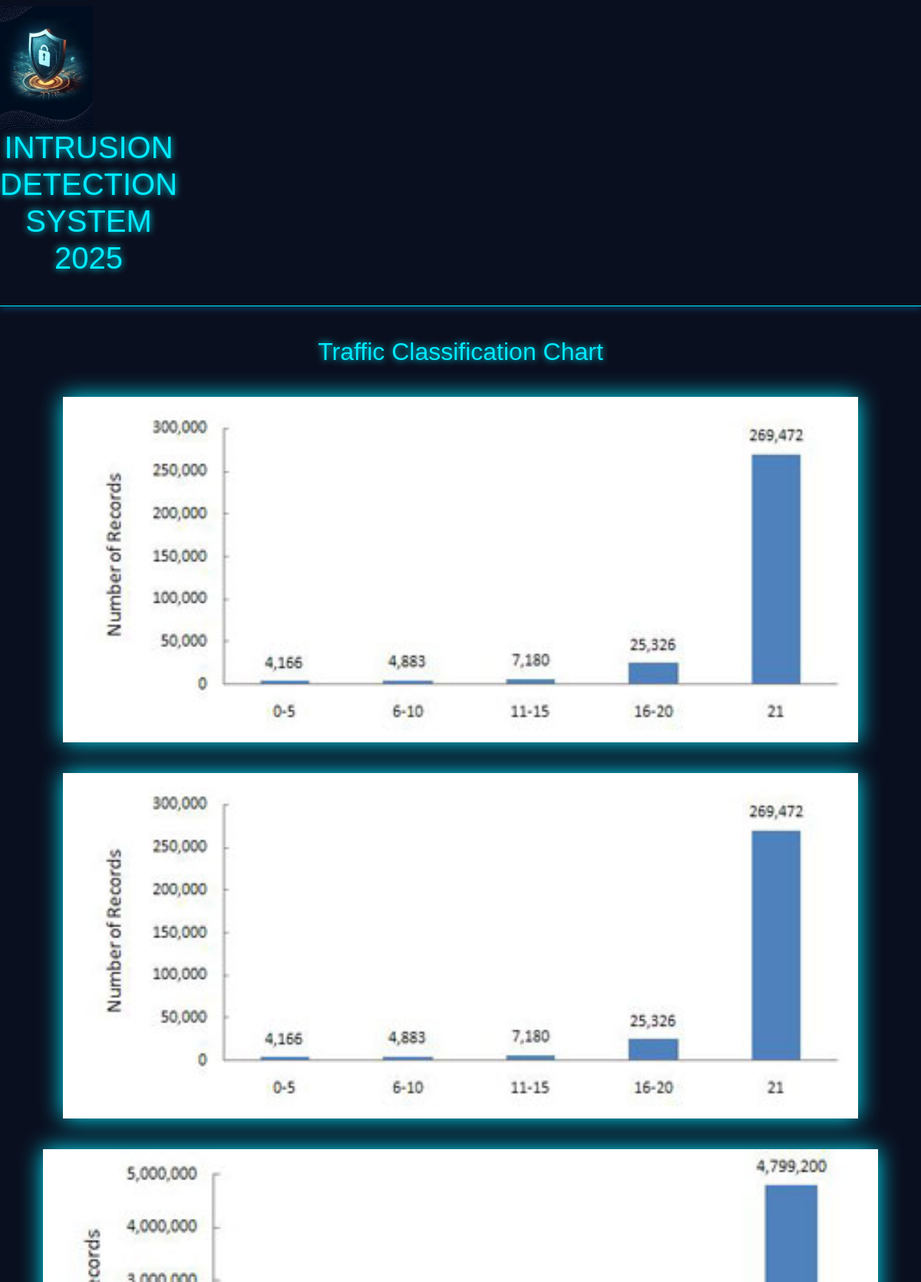
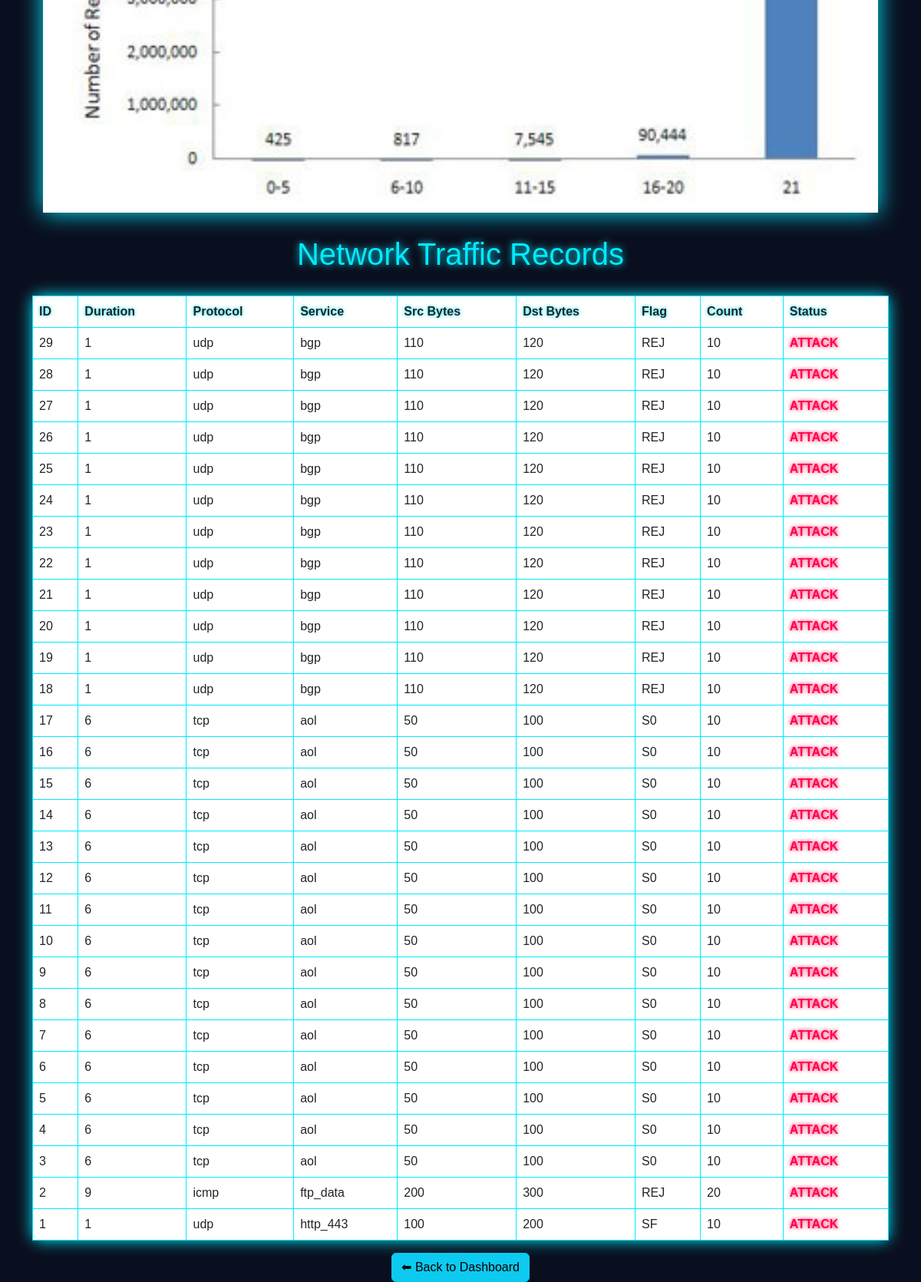
Screenshot of /connections/ with the database file from the repository (2 pictures, top to bottom).
### p_app/models.py (models this page shows, shortened)
class NetworkConnection(models.Model):
    duration = models.IntegerField()
    protocol_type = models.CharField(
        max_length=10,
        choices=[
            ('tcp', 'tcp'),
            ('udp', 'udp'),
            ('icmp', 'icmp'),
        ]
    )
    service = models.CharField(max_length=50)
    src_bytes = models.IntegerField()
    dst_bytes = models.IntegerField()
    flag = models.CharField(
        max_length=10,
        choices=[
            ('SF', 'SF'), ('S0', 'S0'), ('REJ', 'REJ'), ('RSTR', 'RSTR'),
            ('RSTO', 'RSTO'), ('SH', 'SH'), ('S1', 'S1'), ('S2', 'S2'),
            ('S3', 'S3'), ('OTH', 'OTH'), ('RSTOS0', 'RSTOS0'),
        ]
    )
    wrong_fragment = models.IntegerField()
    urgent = models.IntegerField()
    count = models.IntegerField()
    serror_rate = models.FloatField(null=True, blank=True)
    rerror_rate = models.FloatField(null=True, blank=True)
    same_srv_rate = models.FloatField(null=True, blank=True)
    diff_srv_rate = models.FloatField(null=True, blank=True)
    srv_count = models.IntegerField()
    srv_serror_rate = models.FloatField(null=True, blank=True)
    srv_rerror_rate = models.FloatField(null=True, blank=True)
    srv_diff_host_rate = models.FloatField(null=True, blank=True)
    dst_host_count = models.IntegerField()
    dst_host_srv_count = models.IntegerField()
    dst_host_same_srv_rate = models.FloatField(null=True, blank=True)
    dst_host_diff_srv_rate = models.FloatField(null=True, blank=True)
    dst_host_same_src_port_rate = models.FloatField(null=True, blank=True)
    dst_host_srv_diff_host_rate = models.FloatField(null=True, blank=True)
    dst_host_serror_rate = models.FloatField(null=True, blank=True)
    dst_host_srv_serror_rate = models.FloatField(null=True, blank=True)
    dst_host_rerror_rate = models.FloatField(null=True, blank=True)
    dst_host_srv_rerror_rate = models.FloatField(null=True, blank=True)

### p_app/views.py (the view)
# urls.py: path("connections/", views.connection_list, name="connection_list"),
def connection_list(request):
    connections = NetworkConnection.objects.all().order_by('-id')
    return render(request, "connection_list.html", {"connections": connections})

### p_app/templates/connection_list.html (shortened to what this page needs)
{% load sweetify %}
{% load static %}
<!DOCTYPE html>
<html lang="en">
<head>
    <link href="https://cdn.jsdelivr.net/npm/bootstrap@5.3.3/dist/css/bootstrap.min.css" rel="stylesheet">
    <link rel="stylesheet" href="   ">
    <link rel="stylesheet" href="https://cdn.jsdelivr.net/npm/bootstrap@5.3.0/dist/css/bootstrap.min.css">
</head>
<body>
    <nav class="navbar navbar-light bg-blue" style="border-bottom: 1px solid; box-shadow: 0px 4px 8px 0px rgba(12, 147, 226, 0.3); margin-bottom: 40px; height: 20%;">
    <img src="../static/new.jpg" class="d-inline-block align-top" alt="">
    <h1 class="m">INTRUSION DETECTION SYSTEM 2025</h1>
    </nav>
<h2 style="text-align:center; color:#00eaff; text-shadow:0 0 10px #00eaff;">
    Traffic Classification Chart
</h2>
<div style="
    display: flex;
    justify-content: center;
    align-items: center;
    gap: 40px;
    margin-top: 40px;
    flex-wrap: wrap;
">
    <img src="../static/KDDTest1.jpg"
         style="height: 450px; filter: drop-shadow(0 0 15px #00eaff);" />
    <img src="../static/KDDTest1.jpg"
         style="height: 450px; filter: drop-shadow(0 0 15px #00eaff);" />
    <img src="../static/KDDTrain1.jpg"
         style="height: 450px; filter: drop-shadow(0 0 15px #00eaff);" />
</div>
<h1 style="margin-top: 30px;">Network Traffic Records</h1>
<div class="container mt-4">
    <table class="table table-bordered table-hover cyber-table">
        <thead>
            <tr>
                <th>ID</th>
                <th>Duration</th>
                <th>Protocol</th>
                <th>Service</th>
                <th>Src Bytes</th>
                <th>Dst Bytes</th>
                <th>Flag</th>
                <th>Count</th>
                <th>Status</th>
            </tr>
        </thead>
        <tbody>
            {% for c in connections %}
            <tr>
                <td>{{ c.id }}</td>
                <td>{{ c.duration }}</td>
                <td>{{ c.protocol_type }}</td>
                <td>{{ c.service }}</td>
                <td>{{ c.src_bytes }}</td>
                <td>{{ c.dst_bytes }}</td>
                <td>{{ c.flag }}</td>
                <td>{{ c.count }}</td>
                <td>
                    {% if c.serror_rate > 0 or c.rerror_rate > 0 %}
                        <span class="status-attack">ATTACK</span>
                    {% else %}
                        <span class="status-normal">NORMAL</span>
                    {% endif %}
                </td>
            </tr>
            {% empty %}
            <tr>
                <td colspan="10" class="text-center text-light">No records found</td>
            </tr>
            {% endfor %}
        </tbody>
    </table>
    <div class="text-center">
        <a href="{% url 'dashboard' %}" class="btn btn-info btn-back">⬅ Back to Dashboard</a>
    </div>
</div>
</body>
</html>

### p_app/templates/connection_list.html (style rules this page uses)
body { background-color: #0a0f1f; color: #00eaff; font-family: 'Orbitron', sans-serif; }
h1 { text-align: center; margin-bottom: 30px; color: #00eaff; text-shadow: 0 0 10px #00eaff; }
.cyber-table { background-color: rgba(0, 0, 0, 0.4); border: 1px solid #00eaff; border-radius: 10px; box-shadow: 0 0 20px #00eaff; }
.cyber-table thead { background-color: #001a33; color: #00eaff; text-shadow: 0 0 5px #00eaff; }
.cyber-table tbody tr { color: #d1faff; }
.status-attack { color: #ff004c; font-weight: bold; text-shadow: 0 0 5px #ff004c; }
.m { margin-right: 101rem; }
img { height: 10rem; }

### rows the page displays
NetworkConnection: id "29", duration "1", protocol_type "udp", service "bgp", src_bytes "110", dst_bytes "120", flag "REJ", count "10", serror_rate "ATTACK"
NetworkConnection: id "28", duration "1", protocol_type "udp", service "bgp", src_bytes "110", dst_bytes "120", flag "REJ", count "10", serror_rate "ATTACK"
NetworkConnection: id "27", duration "1", protocol_type "udp", service "bgp", src_bytes "110", dst_bytes "120", flag "REJ", count "10", serror_rate "ATTACK"
NetworkConnection: id "26", duration "1", protocol_type "udp", service "bgp", src_bytes "110", dst_bytes "120", flag "REJ", count "10", serror_rate "ATTACK"
NetworkConnection: id "25", duration "1", protocol_type "udp", service "bgp", src_bytes "110", dst_bytes "120", flag "REJ", count "10", serror_rate "ATTACK"
NetworkConnection: id "24", duration "1", protocol_type "udp", service "bgp", src_bytes "110", dst_bytes "120", flag "REJ", count "10", serror_rate "ATTACK"
NetworkConnection: id "23", duration "1", protocol_type "udp", service "bgp", src_bytes "110", dst_bytes "120", flag "REJ", count "10", serror_rate "ATTACK"
NetworkConnection: id "22", duration "1", protocol_type "udp", service "bgp", src_bytes "110", dst_bytes "120", flag "REJ", count "10", serror_rate "ATTACK"
NetworkConnection: id "21", duration "1", protocol_type "udp", service "bgp", src_bytes "110", dst_bytes "120", flag "REJ", count "10", serror_rate "ATTACK"
NetworkConnection: id "20", duration "1", protocol_type "udp", service "bgp", src_bytes "110", dst_bytes "120", flag "REJ", count "10", serror_rate "ATTACK"
NetworkConnection: id "19", duration "1", protocol_type "udp", service "bgp", src_bytes "110", dst_bytes "120", flag "REJ", count "10", serror_rate "ATTACK"
NetworkConnection: id "18", duration "1", protocol_type "udp", service "bgp", src_bytes "110", dst_bytes "120", flag "REJ", count "10", serror_rate "ATTACK"
NetworkConnection: id "17", duration "6", protocol_type "tcp", service "aol", src_bytes "50", dst_bytes "100", flag "S0", count "10", serror_rate "ATTACK"
NetworkConnection: id "16", duration "6", protocol_type "tcp", service "aol", src_bytes "50", dst_bytes "100", flag "S0", count "10", serror_rate "ATTACK"
NetworkConnection: id "15", duration "6", protocol_type "tcp", service "aol", src_bytes "50", dst_bytes "100", flag "S0", count "10", serror_rate "ATTACK"
NetworkConnection: id "14", duration "6", protocol_type "tcp", service "aol", src_bytes "50", dst_bytes "100", flag "S0", count "10", serror_rate "ATTACK"
NetworkConnection: id "13", duration "6", protocol_type "tcp", service "aol", src_bytes "50", dst_bytes "100", flag "S0", count "10", serror_rate "ATTACK"
NetworkConnection: id "12", duration "6", protocol_type "tcp", service "aol", src_bytes "50", dst_bytes "100", flag "S0", count "10", serror_rate "ATTACK"
NetworkConnection: id "11", duration "6", protocol_type "tcp", service "aol", src_bytes "50", dst_bytes "100", flag "S0", count "10", serror_rate "ATTACK"
NetworkConnection: id "10", duration "6", protocol_type "tcp", service "aol", src_bytes "50", dst_bytes "100", flag "S0", count "10", serror_rate "ATTACK"
NetworkConnection: id "9", duration "6", protocol_type "tcp", service "aol", src_bytes "50", dst_bytes "100", flag "S0", count "10", serror_rate "ATTACK"
NetworkConnection: id "8", duration "6", protocol_type "tcp", service "aol", src_bytes "50", dst_bytes "100", flag "S0", count "10", serror_rate "ATTACK"
NetworkConnection: id "7", duration "6", protocol_type "tcp", service "aol", src_bytes "50", dst_bytes "100", flag "S0", count "10", serror_rate "ATTACK"
NetworkConnection: id "6", duration "6", protocol_type "tcp", service "aol", src_bytes "50", dst_bytes "100", flag "S0", count "10", serror_rate "ATTACK"
NetworkConnection: id "5", duration "6", protocol_type "tcp", service "aol", src_bytes "50", dst_bytes "100", flag "S0", count "10", serror_rate "ATTACK"
NetworkConnection: id "4", duration "6", protocol_type "tcp", service "aol", src_bytes "50", dst_bytes "100", flag "S0", count "10", serror_rate "ATTACK"
NetworkConnection: id "3", duration "6", protocol_type "tcp", service "aol", src_bytes "50", dst_bytes "100", flag "S0", count "10", serror_rate "ATTACK"
NetworkConnection: id "2", duration "9", protocol_type "icmp", service "ftp_data", src_bytes "200", dst_bytes "300", flag "REJ", count "20", serror_rate "ATTACK"
NetworkConnection: id "1", duration "1", protocol_type "udp", service "http_443", src_bytes "100", dst_bytes "200", flag "SF", count "10", serror_rate "ATTACK"
